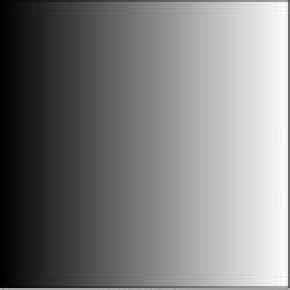
#> input picture ch3-opencv_image_processing/gradient.jpg, 145 x 145 px (shown 2 times larger)
$ jupyter execute 3.threshold.ipynb
#> lines starting #> are read from the running program, lines starting #| are printed output that depends on the picture; after the words box and inside, x2 and y2 are one past the last pixel; in counts of white or black regions, pixels touching at a corner belong together
# 图像阈值
## 简单阈值法
如果像素值大于阈值，则会被赋为一个值（可能为白色），否则会赋为另一个值（可能为黑色）
1. **THRESH_BINARY**:像素值大于阈值的像素设置为最大值，小于等于阈值的像素设置为0。
2. **THRESH_BINARY_INV**：与THRESH_BINARY相反，像素值大于阈值的像素设置为0，小于等于阈值的像素设置为最大值。

3. **THRESH_TRUNC**：像素值大于阈值的像素设置为阈值，小于等于阈值的像素保持不变。

4. **THRESH_TOZERO**：像素值大于阈值的像素保持不变，小于等于阈值的像素设置为0。

5. **THRESH_TOZERO_INV**：与THRESH_TOZERO相反，像素值大于阈值的像素设置为0，小于等于阈值的像素保持不变

[cell 1]
import cv2 as cv
import numpy as np
from matplotlib import pyplot as plt
img = cv.imread('gradient.jpg',0)
#> img is the input picture: shape (145, 145); min 0, max 254, mean 125.3
ret,thresh1 = cv.threshold(img,127,255,cv.THRESH_BINARY)
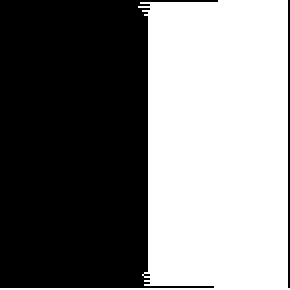
#> thresh1: shape (145, 145) (shown 2 times larger); 48.4% white; 1 white region, box (x1, y1, x2, y2) and area: (0, 0, 145, 145) 10175
ret,thresh2 = cv.threshold(img,127,255,cv.THRESH_BINARY_INV)
ret,thresh3 = cv.threshold(img,127,255,cv.THRESH_TRUNC)
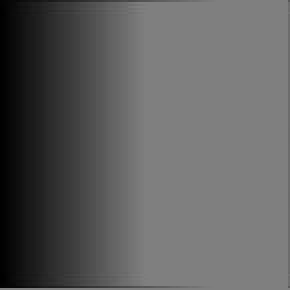
#> thresh3: shape (145, 145) (shown 2 times larger); min 0, max 127, mean 94.7
ret,thresh4 = cv.threshold(img,127,255,cv.THRESH_TOZERO)
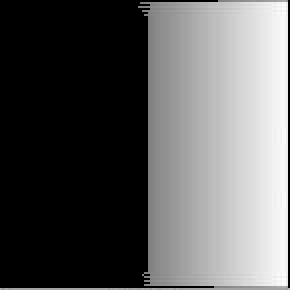
#> thresh4: shape (145, 145) (shown 2 times larger); min 0, max 254, mean 92.1
ret,thresh5 = cv.threshold(img,127,255,cv.THRESH_TOZERO_INV)
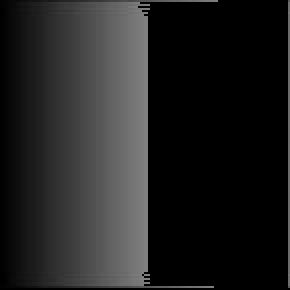
#> thresh5: shape (145, 145) (shown 2 times larger); min 0, max 127, mean 33.2

titles = ['Original Image','BINARY','BINARY_INV','TRUNC','TOZERO','TOZERO_INV']
images = [img, thresh1, thresh2, thresh3, thresh4, thresh5]
print(type(images))
#| <class 'list'>
for i in range(6):
    plt.subplot(2,3,i+1),plt.imshow(images[i],'gray')
    plt.title(titles[i])
    plt.xticks([]),plt.yticks([])
plt.show()

## 自适应阈值
1. **全局阈值化**：使用固定的阈值对整个图像进行二值化。
2. **自适应均值阈值化**：根据邻域内像素值的平均值来计算阈值，并将阈值应用于整个图像。(所有像素权重一样)
能够根据图像不同区域的亮度变化自适应地确定阈值，从而更好地保留图像的细节信息。这在处理亮度不均匀或光照变化较大的图像时特别有用。
3. **自适应高斯阈值化**：根据邻域内像素值的加权平均值（使用高斯窗口）来计算阈值，并将阈值应用于整个图像。
自适应高斯阈值化在处理具有不均匀光照和对比度差异的图像时表现较好，能够更好地保留图像细节。然而，计算复杂度较高和参数选择的影响是需要考虑的因素。
高斯窗口是一种在图像处理中常用的窗口函数。它是由**高斯函数（正态分布）**在二维空间上计算得到的。

**所想**: 二值化这个东西很有意思,从之前到现在学的图像处理都是首先将彩色图转换为灰度图(或者直接用灰度模式加载),然后把图像通过阈值化转化为二进制图.

彩色图像相比灰度图像包含了更多的颜色信息，能够提供更为丰富的视觉感知和细节信息。而灰度图像则更加简化，注重图像的亮度变化，适用于某些特定的图像处理任务。

**注意**:medianBlur()函数是进行了中值滤波

[cell 2]
import cv2 as cv
import numpy as np
from matplotlib import pyplot as plt

# 读取数独图片，并转换为灰度图像
img = cv.imread('../data/sudoku.png', 0)
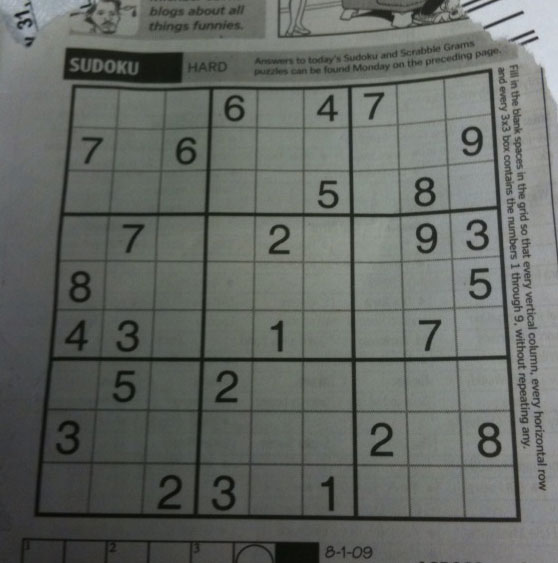
#> input picture data/sudoku.png, 558 x 563 px
#> img: shape (563, 558); min 7, max 218, mean 101.8

# 对图像进行中值滤波
img = cv.medianBlur(img, 5)

# 全局阈值化
ret, th1 = cv.threshold(img, 127, 255, cv.THRESH_BINARY)
#> th1: shape (563, 558); 25.2% white; 79 white regions (32 under 20 px), largest, box (x1, y1, x2, y2) and area: (259, 0, 558, 563) 27086, (353, 74, 496, 213) 15195, (402, 211, 506, 356) 9242

# 自适应均值阈值化
th2 = cv.adaptiveThreshold(img, 255, cv.ADAPTIVE_THRESH_MEAN_C, cv.THRESH_BINARY, 11, 2)
#> th2: shape (563, 558); 78.4% white; 944 black regions (749 under 20 px), largest, box (x1, y1, x2, y2) and area: (34, 68, 521, 523) 15998, (187, 0, 535, 63) 4506, (63, 47, 184, 83) 2270

# 自适应高斯阈值化
th3 = cv.adaptiveThreshold(img, 255, cv.ADAPTIVE_THRESH_GAUSSIAN_C, cv.THRESH_BINARY, 11, 2)
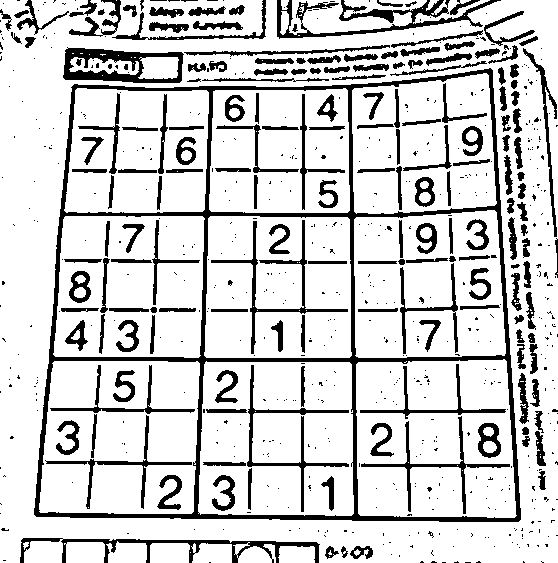
#> th3: shape (563, 558); 81.8% white; 715 black regions (537 under 20 px), largest, box (x1, y1, x2, y2) and area: (34, 68, 521, 522) 14482, (277, 0, 501, 39) 2269, (63, 47, 184, 83) 2024

# 设置标题和图像列表
titles = ['Original Image', 'Global Thresholding (v = 127)', 'Adaptive Mean Thresholding', 'Adaptive Gaussian Thresholding']
images = [img, th1, th2, th3]

# 显示图像和标题
for i in range(4):
    plt.subplot(2, 2, i+1), plt.imshow(images[i], 'gray')
    plt.title(titles[i])
    plt.xticks([]), plt.yticks([])

# 展示图像
plt.show()

## Otsu 二值化

[cell 3]
import cv2 as cv
import numpy as np
from matplotlib import pyplot as plt
img = cv.imread('../data/noisy2.png',0)
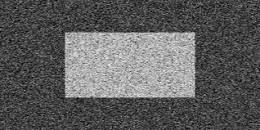
#> input picture data/noisy2.png, 260 x 130 px
#> img is the input picture: shape (130, 260); min 0, max 252, mean 93.4
# 全局阈值
ret1,th1 = cv.threshold(img,127,255,cv.THRESH_BINARY)
#> th1: shape (130, 260); 24.4% white; 66 white regions (65 under 20 px), largest, box (x1, y1, x2, y2) and area: (64, 31, 196, 98) 8194
# Otsu 阈值
ret2,th2 = cv.threshold(img,0,255,cv.THRESH_BINARY+cv.THRESH_OTSU)
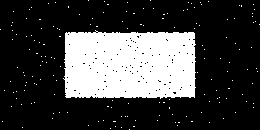
#> th2: shape (130, 260); 25.3% white; 169 white regions (168 under 20 px), largest, box (x1, y1, x2, y2) and area: (63, 30, 196, 99) 8357
#> ret2 = 119
# 经过高斯滤波的 Otsu 阈值
#blur =img
blur = cv.GaussianBlur(img,(5,5),0)
#貌似dia
ret3,th3 = cv.threshold(blur,0,255,cv.THRESH_OTSU)
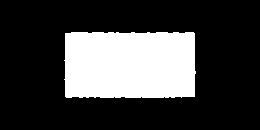
#> th3: shape (130, 260); 25.1% white; 1 white region, box (x1, y1, x2, y2) and area: (64, 32, 196, 98) 8479
#> ret3 = 119
ret3,th3 = cv.threshold(blur,0,255,cv.THRESH_BINARY+cv.THRESH_OTSU)

# 画出所有的图像和他们的直方图
images = [img, 0, th1,
          img, 0, th2,
          blur, 0, th3]

titles = ['Original Noisy Image','Histogram','Global Thresholding (v=127)',
          'Original Noisy Image','Histogram',"Otsu's Thresholding",
          'Gaussian filtered Image','Histogram',"Otsu's Thresholding"]
for i in range(3):
    plt.subplot(3,3,i*3+1),plt.imshow(images[i*3],'gray')
    plt.title(titles[i*3]), plt.xticks([]), plt.yticks([])

    plt.subplot(3,3,i*3+2),plt.hist(images[i*3].ravel(),256)
    plt.title(titles[i*3+1]), plt.xticks([]), plt.yticks([])
    #
    plt.subplot(3,3,i*3+3),plt.imshow(images[i*3+2],'gray')
    plt.title(titles[i*3+2]), plt.xticks([]), plt.yticks([])
plt.show()
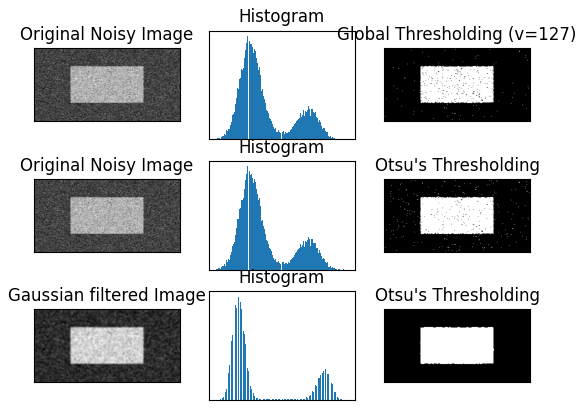
#> figure drawn by matplotlib, 9 panels

[cell 4]
import cv2 as cv
import numpy as np

img = cv.imread('../data/noisy2.png', 0)
# 高斯模糊
blur = cv.GaussianBlur(img, (5, 5), 0)

# 找到归一化直方图还有累计分布函数
hist = cv.calcHist([blur], [0], None, [256], [0, 256])
#> hist = 256 values, max 1309 at index 67, min 0 at index 0, mean 132
hist_norm = hist.ravel() / hist.max()
#> hist_norm = 256 values, max 1 at index 67, min 0 at index 0, mean 0.101

Q = hist_norm.cumsum()
#> Q = 256 values from 0 to 25.82
bins = np.arange(256)
fn_min = np.inf
thresh = -1

for i in range(1, 256):
    # 概率
    p1, p2 = np.hsplit(hist_norm, [i])
    # 概率
    q1, q2 = Q[i], Q[255] - Q[i]
    # 权重
    b1, b2 = np.hsplit(bins, [i])

    # 计算两个类别的均值
    m1 = np.sum(p1 * b1) / q1 if q1 != 0 else 0
    m2 = np.sum(p2 * b2) / q2 if q2 != 0 else 0

    # 计算两个类别的方差
    v1 = np.sum(((b1 - m1) ** 2) * p1) / q1 if q1 != 0 else 0
    v2 = np.sum(((b2 - m2) ** 2) * p2) / q2 if q2 != 0 else 0

    # 计算加权方差函数
    fn = v1 * q1 + v2 * q2

    if fn < fn_min:
        fn_min = fn
        thresh = i
#> this loop made 255 passes
#> (p1, q1, q2, m1, m2, v1, v2, fn) on pass 1: ([0], 0, 25.82, 0, 93.45, 0, 2139.8, 55252.3)
#> (q1, q2, m1, m2, v1, v2, fn, fn_min) on passes 39, 40, 41, 43, 44, 45: (0.00153, 25.82, 19, 93.45, 180.5, 2139.8, 55250.2, 55250.2), (0.00458, 25.82, 12.83, 93.46, 219.7, 2140, 55248.7, 55248.7), (0.00458, 25.82, 39.5, 93.46, 0.583, 2139.7, 55239, 55239), (0.0145, 25.81, 27.95, 93.48, 115.1, 2139.9, 55226.5, 55226.5), (0.026, 25.8, 23.21, 93.52, 188.8, 2140.4, 55218.1, 55218.1), (0.0321, 25.79, 34.5, 93.52, 55.58, 2139.9, 55186.9, 55186.9)

# 使用Otsu阈值方法计算阈值
ret, otsu = cv.threshold(blur, 0, 255, cv.THRESH_BINARY + cv.THRESH_OTSU)

print("{} {}".format(thresh, ret))
#| 120 119.0
